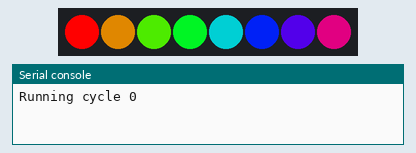
Simulated run of this program. Board: Raspberry Pi Pico running MicroPython. On the bench: 8 RGB LEDs in strip order, left to right, the last lines printed to the serial console.

Above: at 0.05 s.
At 0.57 s:
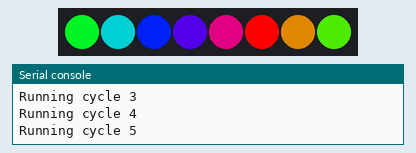
At 1.09 s:
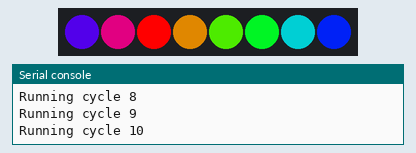
Timing chart, 0 to 40.0 s (numbered marks = the images above):
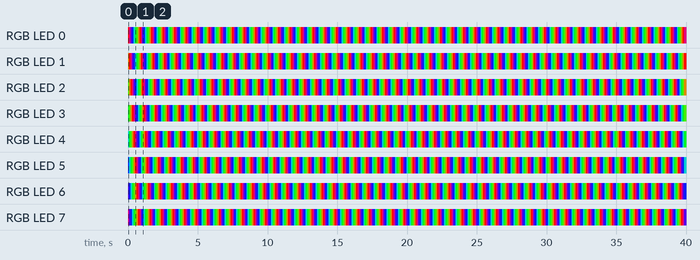

The program:

05-moving-rainbow-8.py
```python
from neopixel import NeoPixel
from utime import sleep

NEOPIXEL_PIN = 0
NUMBER_PIXELS = 8
PERCENT_COLOR_WHEEL = round(255/NUMBER_PIXELS)

strip = NeoPixel(machine.Pin(NEOPIXEL_PIN), NUMBER_PIXELS)

def wheel(pos):
    # Input a value 0 to 255 to get a color value.
    # The colors are a transition r - g - b - back to r.
    if pos < 0 or pos > 255:
        return (0, 0, 0)
    if pos < 85:
        return (255 - pos * 3, pos * 3, 0)
    if pos < 170:
        pos -= 85
        return (0, 255 - pos * 3, pos * 3)
    pos -= 170
    return (pos * 3, 0, 255 - pos * 3)

def rainbow_cycle(counter, wait):
    global NUMBER_PIXELS, PERCENT_COLOR_WHEEL
    for i in range(0, NUMBER_PIXELS):
        color_index = round(i*PERCENT_COLOR_WHEEL)
        color = wheel(color_index)
        # print(color_index, color)
        strip[(i + counter) % NUMBER_PIXELS] = color
        strip.write()
    sleep(wait)

counter = 0
offset = 0
while True:
    print('Running cycle', counter)
    rainbow_cycle(counter, .1)
    counter += 1
```

Measured:
- by itself, RGB LED 0: repeats every 0.83 s: RGB(162, 0, 93) 0.10 s, RGB(66, 0, 189) 0.10 s, RGB(0, 30, 225) 0.10 s, RGB(0, 126, 129) 0.10 s, RGB(0, 222, 33) 0.10 s, RGB(63, 192, 0) 0.10 s, RGB(159, 96, 0) 0.10 s, RGB(255, 0, 0) 0.10 s
- by itself, RGB LED 1: repeats every 0.83 s: RGB(255, 0, 0) 0.10 s, RGB(162, 0, 93) 0.10 s, RGB(66, 0, 189) 0.10 s, RGB(0, 30, 225) 0.10 s, RGB(0, 126, 129) 0.10 s, RGB(0, 222, 33) 0.10 s, RGB(63, 192, 0) 0.10 s, RGB(159, 96, 0) 0.10 s
- by itself, everything shown: repeats every 0.83 s, in 8 steps
